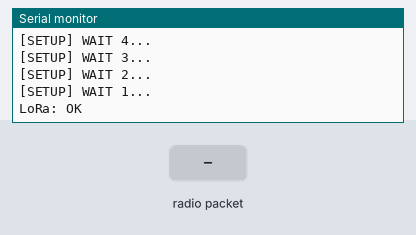
A sketch run on a simulated ESP8266 (NodeMCU). Parts: the last lines printed to the serial monitor. The test bench sets the inputs (shaded band). WiFi joins after 1.5 s; servers stay silent unless stated; no radio packets arrive unless stated.

Above: at 5.2 s.
5.3 s: radio packet "abc" arrives
At 7.9 s:
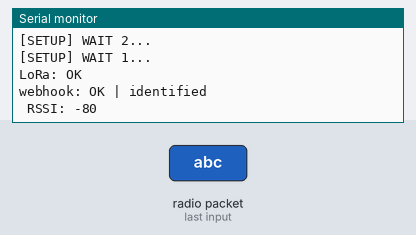
8.2 s: radio packet "1" arrives
At 10.3 s:
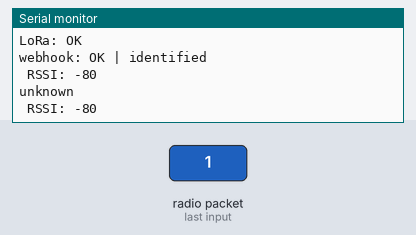
Timing chart, 0 to 11.8 s (numbered marks = the images above; inputs shaded):
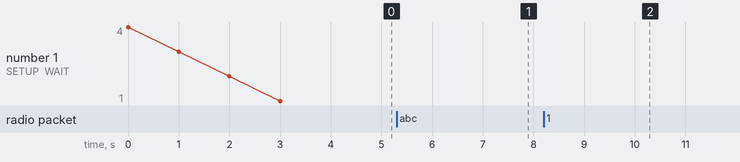

Measured:
- after the input at 5.3 s, the serial monitor: prints a new line after 1.4 s (image 1)
- after the input at 8.2 s, the serial monitor: prints a new line after 1.0 s (image 2)

The sketch:

NinjaReceiverHook.ino
```cpp
// https://nwgat.ninja
// https://github.com/nwgat/mailboxninja-lora

#include <Arduino.h>
#include <LoRa.h>
#include <ESP8266WiFi.h>
#include <ESP8266WiFiMulti.h>
#include <ESP8266HTTPClient.h>
String inData;

ESP8266WiFiMulti WiFiMulti;
void setup() {

  // WiFi
  Serial.begin(115200);
  while (!Serial);
  // Serial.setDebugOutput(true);

  Serial.println();
  Serial.println();
  Serial.println();

  for (uint8_t t = 4; t > 0; t--) {
    Serial.printf("[SETUP] WAIT %d...\n", t);
    Serial.flush();
    delay(1000);
  }

  WiFi.mode(WIFI_STA);
  WiFiMulti.addAP("wifi_network", "wifi_password");

  // LoRa
  #define ss 15
  //#define rst 32
  #define rst 16

  LoRa.setPins(ss, rst);

  Serial.println("LoRa: OK");

  if (!LoRa.begin(433E6)) {
    Serial.println("LoRa: fail!");
    while (1);
  }
}

void loop() {
  // wait for WiFi connection
  if ((WiFiMulti.run() == WL_CONNECTED)); {

    // try to parse packet
  int packetSize = LoRa.parsePacket();
  if (packetSize) {

     // read packet
  while(LoRa.available() > 0 ){
    String str = LoRa.readString();
    if(str.indexOf("abc") > -1){
     // hook
     HTTPClient http;
     http.begin("http://example.com/webhook");
     http.GET();
     inData = "abc"; // Clear recieved buffer
     Serial.print("webhook: OK | ");
     Serial.println("identified");}
    else{
      Serial.println("unknown");

        }

      }
    // read packet
    while (LoRa.available()) {
      Serial.print((char)LoRa.read());
    }

    // print RSSI of packet
    Serial.print(" RSSI: ");
    Serial.println(LoRa.packetRssi());
  }
  }
 }
```
